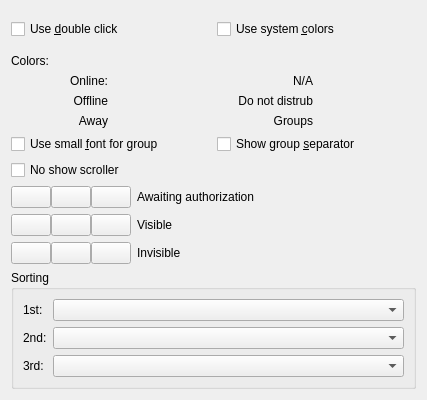
<?xml version="1.0" encoding="UTF-8"?>
<ui version="4.0">
 <class>ContactList</class>
 <widget class="QWidget" name="ContactList">
  <property name="geometry">
   <rect>
    <x>0</x>
    <y>0</y>
    <width>427</width>
    <height>400</height>
   </rect>
  </property>
  <property name="windowTitle">
   <string>Form2</string>
  </property>
  <layout class="QGridLayout">
   <property name="margin">
    <number>11</number>
   </property>
   <property name="spacing">
    <number>6</number>
   </property>
   <item row="0" column="0">
    <spacer name="Spacer1">
     <property name="orientation">
      <enum>Qt::Vertical</enum>
     </property>
     <property name="sizeType">
      <enum>QSizePolicy::Expanding</enum>
     </property>
     <property name="sizeHint" stdset="0">
      <size>
       <width>20</width>
       <height>20</height>
      </size>
     </property>
    </spacer>
   </item>
   <item row="1" column="0" colspan="2">
    <layout class="QGridLayout">
     <property name="margin">
      <number>0</number>
     </property>
     <property name="spacing">
      <number>6</number>
     </property>
     <item row="3" column="3">
      <widget class="QColorButton" name="btnGroup" native="true"/>
     </item>
     <item row="3" column="2">
      <widget class="QLabel" name="lblGroup">
       <property name="text">
        <string>Groups</string>
       </property>
       <property name="alignment">
        <set>Qt::AlignRight|Qt::AlignTrailing|Qt::AlignVCenter</set>
       </property>
       <property name="wordWrap">
        <bool>false</bool>
       </property>
      </widget>
     </item>
     <item row="2" column="2">
      <widget class="QLabel" name="lblDND">
       <property name="text">
        <string>Do not distrub</string>
       </property>
       <property name="alignment">
        <set>Qt::AlignRight|Qt::AlignTrailing|Qt::AlignVCenter</set>
       </property>
       <property name="wordWrap">
        <bool>false</bool>
       </property>
      </widget>
     </item>
     <item row="2" column="1">
      <widget class="QColorButton" name="btnOffline" native="true"/>
     </item>
     <item row="1" column="3">
      <widget class="QColorButton" name="btnNA" native="true"/>
     </item>
     <item row="2" column="0">
      <widget class="QLabel" name="lblOffline">
       <property name="text">
        <string>Offline</string>
       </property>
       <property name="alignment">
        <set>Qt::AlignRight|Qt::AlignTrailing|Qt::AlignVCenter</set>
       </property>
       <property name="wordWrap">
        <bool>false</bool>
       </property>
      </widget>
     </item>
     <item row="1" column="0">
      <widget class="QLabel" name="lblOnline">
       <property name="text">
        <string>Online:</string>
       </property>
       <property name="alignment">
        <set>Qt::AlignRight|Qt::AlignTrailing|Qt::AlignVCenter</set>
       </property>
       <property name="wordWrap">
        <bool>false</bool>
       </property>
      </widget>
     </item>
     <item row="3" column="1">
      <widget class="QColorButton" name="btnAway" native="true"/>
     </item>
     <item row="3" column="0">
      <widget class="QLabel" name="lblAway">
       <property name="text">
        <string>Away</string>
       </property>
       <property name="alignment">
        <set>Qt::AlignRight|Qt::AlignTrailing|Qt::AlignVCenter</set>
       </property>
       <property name="wordWrap">
        <bool>false</bool>
       </property>
      </widget>
     </item>
     <item row="2" column="3">
      <widget class="QColorButton" name="btnDND" native="true"/>
     </item>
     <item row="1" column="2">
      <widget class="QLabel" name="lblNA">
       <property name="text">
        <string>N/A</string>
       </property>
       <property name="alignment">
        <set>Qt::AlignRight|Qt::AlignTrailing|Qt::AlignVCenter</set>
       </property>
       <property name="wordWrap">
        <bool>false</bool>
       </property>
      </widget>
     </item>
     <item row="0" column="0" colspan="4">
      <widget class="QLabel" name="lblColors">
       <property name="text">
        <string>Colors:</string>
       </property>
       <property name="wordWrap">
        <bool>false</bool>
       </property>
      </widget>
     </item>
     <item row="1" column="1">
      <widget class="QColorButton" name="btnOnline" native="true"/>
     </item>
    </layout>
   </item>
   <item row="0" column="0">
    <widget class="QCheckBox" name="chkDblClick">
     <property name="text">
      <string>Use &amp;double click</string>
     </property>
    </widget>
   </item>
   <item row="0" column="1">
    <widget class="QCheckBox" name="chkSysColors">
     <property name="text">
      <string>Use system &amp;colors</string>
     </property>
    </widget>
   </item>
   <item row="2" column="0">
    <widget class="QCheckBox" name="chkSmallFont">
     <property name="text">
      <string>Use small &amp;font for group</string>
     </property>
    </widget>
   </item>
   <item row="2" column="1">
    <widget class="QCheckBox" name="chkGroupSeparator">
     <property name="text">
      <string>Show group &amp;separator</string>
     </property>
    </widget>
   </item>
   <item row="6" column="0" colspan="2">
    <layout class="QHBoxLayout">
     <property name="spacing">
      <number>6</number>
     </property>
     <property name="margin">
      <number>0</number>
     </property>
     <item>
      <layout class="QHBoxLayout">
       <property name="spacing">
        <number>0</number>
       </property>
       <property name="margin">
        <number>0</number>
       </property>
       <item>
        <widget class="QPushButton" name="btnInvisible1">
         <property name="text">
          <string/>
         </property>
        </widget>
       </item>
       <item>
        <widget class="QPushButton" name="btnInvisible2">
         <property name="text">
          <string/>
         </property>
        </widget>
       </item>
       <item>
        <widget class="QPushButton" name="btnInvisible3">
         <property name="text">
          <string/>
         </property>
        </widget>
       </item>
      </layout>
     </item>
     <item>
      <widget class="QLabel" name="lblInvisible">
       <property name="sizePolicy">
        <sizepolicy hsizetype="Expanding" vsizetype="Minimum">
         <horstretch>0</horstretch>
         <verstretch>0</verstretch>
        </sizepolicy>
       </property>
       <property name="text">
        <string>Invisible</string>
       </property>
       <property name="wordWrap">
        <bool>false</bool>
       </property>
      </widget>
     </item>
    </layout>
   </item>
   <item row="5" column="0" colspan="2">
    <layout class="QHBoxLayout">
     <property name="spacing">
      <number>6</number>
     </property>
     <property name="margin">
      <number>0</number>
     </property>
     <item>
      <layout class="QHBoxLayout">
       <property name="spacing">
        <number>0</number>
       </property>
       <property name="margin">
        <number>0</number>
       </property>
       <item>
        <widget class="QPushButton" name="btnVisible1">
         <property name="text">
          <string/>
         </property>
        </widget>
       </item>
       <item>
        <widget class="QPushButton" name="btnVisible2">
         <property name="text">
          <string/>
         </property>
        </widget>
       </item>
       <item>
        <widget class="QPushButton" name="btnVisible3">
         <property name="text">
          <string/>
         </property>
        </widget>
       </item>
      </layout>
     </item>
     <item>
      <widget class="QLabel" name="lblVisible">
       <property name="sizePolicy">
        <sizepolicy hsizetype="Expanding" vsizetype="Minimum">
         <horstretch>0</horstretch>
         <verstretch>0</verstretch>
        </sizepolicy>
       </property>
       <property name="text">
        <string>Visible</string>
       </property>
       <property name="wordWrap">
        <bool>false</bool>
       </property>
      </widget>
     </item>
    </layout>
   </item>
   <item row="4" column="0" colspan="2">
    <layout class="QHBoxLayout">
     <property name="spacing">
      <number>6</number>
     </property>
     <property name="margin">
      <number>0</number>
     </property>
     <item>
      <layout class="QHBoxLayout">
       <property name="spacing">
        <number>0</number>
       </property>
       <property name="margin">
        <number>0</number>
       </property>
       <item>
        <widget class="QPushButton" name="btnAuth1">
         <property name="text">
          <string/>
         </property>
        </widget>
       </item>
       <item>
        <widget class="QPushButton" name="btnAuth2">
         <property name="text">
          <string/>
         </property>
        </widget>
       </item>
       <item>
        <widget class="QPushButton" name="btnAuth3">
         <property name="text">
          <string/>
         </property>
        </widget>
       </item>
      </layout>
     </item>
     <item>
      <widget class="QLabel" name="lblAuth">
       <property name="sizePolicy">
        <sizepolicy hsizetype="Expanding" vsizetype="Minimum">
         <horstretch>0</horstretch>
         <verstretch>0</verstretch>
        </sizepolicy>
       </property>
       <property name="text">
        <string>Awaiting authorization</string>
       </property>
       <property name="wordWrap">
        <bool>false</bool>
       </property>
      </widget>
     </item>
    </layout>
   </item>
   <item row="3" column="0" colspan="2">
    <widget class="QCheckBox" name="chkScroll">
     <property name="text">
      <string>No show scroller</string>
     </property>
    </widget>
   </item>
   <item row="7" column="0" colspan="2">
    <widget class="QGroupBox" name="groupBox">
     <property name="title">
      <string>Sorting</string>
     </property>
     <layout class="QGridLayout" name="gridLayout">
      <item row="0" column="0">
       <widget class="QLabel" name="TextLabel1">
        <property name="text">
         <string>1st:</string>
        </property>
        <property name="wordWrap">
         <bool>false</bool>
        </property>
       </widget>
      </item>
      <item row="0" column="1">
       <widget class="QComboBox" name="cmbSort1">
        <property name="sizePolicy">
         <sizepolicy hsizetype="Expanding" vsizetype="Fixed">
          <horstretch>0</horstretch>
          <verstretch>0</verstretch>
         </sizepolicy>
        </property>
       </widget>
      </item>
      <item row="1" column="0">
       <widget class="QLabel" name="TextLabel2">
        <property name="text">
         <string>2nd:</string>
        </property>
        <property name="wordWrap">
         <bool>false</bool>
        </property>
       </widget>
      </item>
      <item row="1" column="1">
       <widget class="QComboBox" name="cmbSort2">
        <property name="sizePolicy">
         <sizepolicy hsizetype="Expanding" vsizetype="Fixed">
          <horstretch>0</horstretch>
          <verstretch>0</verstretch>
         </sizepolicy>
        </property>
       </widget>
      </item>
      <item row="2" column="0">
       <widget class="QLabel" name="TextLabel3">
        <property name="text">
         <string>3rd:</string>
        </property>
        <property name="wordWrap">
         <bool>false</bool>
        </property>
       </widget>
      </item>
      <item row="2" column="1">
       <widget class="QComboBox" name="cmbSort3">
        <property name="sizePolicy">
         <sizepolicy hsizetype="Expanding" vsizetype="Fixed">
          <horstretch>0</horstretch>
          <verstretch>0</verstretch>
         </sizepolicy>
        </property>
       </widget>
      </item>
     </layout>
     <zorder>cmbSort1</zorder>
     <zorder>TextLabel2</zorder>
     <zorder>cmbSort2</zorder>
     <zorder>TextLabel3</zorder>
     <zorder>TextLabel1</zorder>
     <zorder>cmbSort3</zorder>
     <zorder>cmbSort1</zorder>
     <zorder>TextLabel2</zorder>
     <zorder>cmbSort2</zorder>
     <zorder>TextLabel3</zorder>
     <zorder>TextLabel1</zorder>
     <zorder>cmbSort3</zorder>
     <zorder>cmbSort1</zorder>
     <zorder>TextLabel2</zorder>
     <zorder>cmbSort2</zorder>
     <zorder>TextLabel3</zorder>
     <zorder>TextLabel1</zorder>
     <zorder>cmbSort3</zorder>
    </widget>
   </item>
  </layout>
 </widget>
 <customwidgets>
  <customwidget>
   <class>QColorButton</class>
   <extends>QWidget</extends>
   <header>qcolorbutton.h</header>
  </customwidget>
 </customwidgets>
 <tabstops>
  <tabstop>chkDblClick</tabstop>
  <tabstop>chkSysColors</tabstop>
  <tabstop>chkSmallFont</tabstop>
  <tabstop>chkGroupSeparator</tabstop>
  <tabstop>chkScroll</tabstop>
  <tabstop>btnAuth1</tabstop>
  <tabstop>btnAuth2</tabstop>
  <tabstop>btnAuth3</tabstop>
  <tabstop>btnVisible1</tabstop>
  <tabstop>btnVisible2</tabstop>
  <tabstop>btnVisible3</tabstop>
  <tabstop>btnInvisible1</tabstop>
  <tabstop>btnInvisible2</tabstop>
  <tabstop>btnInvisible3</tabstop>
 </tabstops>
 <resources/>
 <connections/>
</ui>
